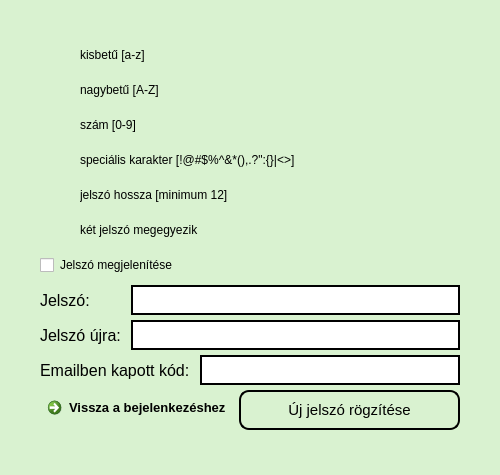
<?xml version="1.0" encoding="UTF-8"?>
<ui version="4.0">
 <class>new_password_form</class>
 <widget class="QWidget" name="new_password_form">
  <property name="geometry">
   <rect>
    <x>0</x>
    <y>0</y>
    <width>500</width>
    <height>475</height>
   </rect>
  </property>
  <property name="minimumSize">
   <size>
    <width>500</width>
    <height>475</height>
   </size>
  </property>
  <property name="maximumSize">
   <size>
    <width>500</width>
    <height>475</height>
   </size>
  </property>
  <property name="palette">
   <palette>
    <active>
     <colorrole role="Button">
      <brush brushstyle="SolidPattern">
       <color alpha="255">
        <red>217</red>
        <green>242</green>
        <blue>208</blue>
       </color>
      </brush>
     </colorrole>
     <colorrole role="Base">
      <brush brushstyle="SolidPattern">
       <color alpha="255">
        <red>255</red>
        <green>255</green>
        <blue>255</blue>
       </color>
      </brush>
     </colorrole>
     <colorrole role="Window">
      <brush brushstyle="SolidPattern">
       <color alpha="255">
        <red>217</red>
        <green>242</green>
        <blue>208</blue>
       </color>
      </brush>
     </colorrole>
    </active>
    <inactive>
     <colorrole role="Button">
      <brush brushstyle="SolidPattern">
       <color alpha="255">
        <red>217</red>
        <green>242</green>
        <blue>208</blue>
       </color>
      </brush>
     </colorrole>
     <colorrole role="Base">
      <brush brushstyle="SolidPattern">
       <color alpha="255">
        <red>255</red>
        <green>255</green>
        <blue>255</blue>
       </color>
      </brush>
     </colorrole>
     <colorrole role="Window">
      <brush brushstyle="SolidPattern">
       <color alpha="255">
        <red>217</red>
        <green>242</green>
        <blue>208</blue>
       </color>
      </brush>
     </colorrole>
    </inactive>
    <disabled>
     <colorrole role="Button">
      <brush brushstyle="SolidPattern">
       <color alpha="255">
        <red>217</red>
        <green>242</green>
        <blue>208</blue>
       </color>
      </brush>
     </colorrole>
     <colorrole role="Base">
      <brush brushstyle="SolidPattern">
       <color alpha="255">
        <red>217</red>
        <green>242</green>
        <blue>208</blue>
       </color>
      </brush>
     </colorrole>
     <colorrole role="Window">
      <brush brushstyle="SolidPattern">
       <color alpha="255">
        <red>217</red>
        <green>242</green>
        <blue>208</blue>
       </color>
      </brush>
     </colorrole>
    </disabled>
   </palette>
  </property>
  <property name="windowTitle">
   <string>Új jelszó megadása</string>
  </property>
  <layout class="QFormLayout" name="new_password_form_layout">
   <property name="horizontalSpacing">
    <number>10</number>
   </property>
   <property name="verticalSpacing">
    <number>5</number>
   </property>
   <property name="leftMargin">
    <number>40</number>
   </property>
   <property name="topMargin">
    <number>40</number>
   </property>
   <property name="rightMargin">
    <number>40</number>
   </property>
   <property name="bottomMargin">
    <number>40</number>
   </property>
   <item row="0" column="0" colspan="2">
    <widget class="QGroupBox" name="password_req_group_box">
     <property name="styleSheet">
      <string notr="true">border:none;</string>
     </property>
     <property name="title">
      <string/>
     </property>
     <layout class="QFormLayout" name="validation_form_layout">
      <property name="horizontalSpacing">
       <number>10</number>
      </property>
      <property name="verticalSpacing">
       <number>5</number>
      </property>
      <property name="leftMargin">
       <number>0</number>
      </property>
      <property name="topMargin">
       <number>0</number>
      </property>
      <property name="rightMargin">
       <number>0</number>
      </property>
      <property name="bottomMargin">
       <number>0</number>
      </property>
      <item row="0" column="0">
       <widget class="QLabel" name="small_letter_icon_label">
        <property name="minimumSize">
         <size>
          <width>30</width>
          <height>30</height>
         </size>
        </property>
        <property name="maximumSize">
         <size>
          <width>30</width>
          <height>30</height>
         </size>
        </property>
        <property name="text">
         <string/>
        </property>
       </widget>
      </item>
      <item row="0" column="1">
       <widget class="QLabel" name="small_letter_label">
        <property name="sizePolicy">
         <sizepolicy hsizetype="Preferred" vsizetype="Maximum">
          <horstretch>0</horstretch>
          <verstretch>0</verstretch>
         </sizepolicy>
        </property>
        <property name="minimumSize">
         <size>
          <width>0</width>
          <height>30</height>
         </size>
        </property>
        <property name="font">
         <font>
          <pointsize>9</pointsize>
         </font>
        </property>
        <property name="text">
         <string>kisbetű [a-z]</string>
        </property>
       </widget>
      </item>
      <item row="1" column="0">
       <widget class="QLabel" name="big_letter_icon_label">
        <property name="minimumSize">
         <size>
          <width>30</width>
          <height>30</height>
         </size>
        </property>
        <property name="maximumSize">
         <size>
          <width>30</width>
          <height>30</height>
         </size>
        </property>
        <property name="text">
         <string/>
        </property>
       </widget>
      </item>
      <item row="1" column="1">
       <widget class="QLabel" name="big_letter_label">
        <property name="sizePolicy">
         <sizepolicy hsizetype="Preferred" vsizetype="Maximum">
          <horstretch>0</horstretch>
          <verstretch>0</verstretch>
         </sizepolicy>
        </property>
        <property name="minimumSize">
         <size>
          <width>0</width>
          <height>30</height>
         </size>
        </property>
        <property name="font">
         <font>
          <pointsize>9</pointsize>
         </font>
        </property>
        <property name="text">
         <string>nagybetű [A-Z]</string>
        </property>
       </widget>
      </item>
      <item row="2" column="0">
       <widget class="QLabel" name="number_icon_label">
        <property name="minimumSize">
         <size>
          <width>30</width>
          <height>30</height>
         </size>
        </property>
        <property name="maximumSize">
         <size>
          <width>30</width>
          <height>30</height>
         </size>
        </property>
        <property name="text">
         <string/>
        </property>
       </widget>
      </item>
      <item row="2" column="1">
       <widget class="QLabel" name="number_letter">
        <property name="sizePolicy">
         <sizepolicy hsizetype="Preferred" vsizetype="Maximum">
          <horstretch>0</horstretch>
          <verstretch>0</verstretch>
         </sizepolicy>
        </property>
        <property name="minimumSize">
         <size>
          <width>0</width>
          <height>30</height>
         </size>
        </property>
        <property name="font">
         <font>
          <pointsize>9</pointsize>
         </font>
        </property>
        <property name="text">
         <string>szám [0-9]</string>
        </property>
       </widget>
      </item>
      <item row="3" column="0">
       <widget class="QLabel" name="special_character_icon_label">
        <property name="minimumSize">
         <size>
          <width>30</width>
          <height>30</height>
         </size>
        </property>
        <property name="maximumSize">
         <size>
          <width>30</width>
          <height>30</height>
         </size>
        </property>
        <property name="text">
         <string/>
        </property>
       </widget>
      </item>
      <item row="3" column="1">
       <widget class="QLabel" name="special_character_label">
        <property name="sizePolicy">
         <sizepolicy hsizetype="Preferred" vsizetype="Maximum">
          <horstretch>0</horstretch>
          <verstretch>0</verstretch>
         </sizepolicy>
        </property>
        <property name="minimumSize">
         <size>
          <width>0</width>
          <height>30</height>
         </size>
        </property>
        <property name="font">
         <font>
          <pointsize>9</pointsize>
         </font>
        </property>
        <property name="text">
         <string>speciális karakter [!@#$%^&amp;*(),.?&quot;:{}|&lt;&gt;]</string>
        </property>
       </widget>
      </item>
      <item row="4" column="0">
       <widget class="QLabel" name="password_length_icon_label">
        <property name="minimumSize">
         <size>
          <width>30</width>
          <height>30</height>
         </size>
        </property>
        <property name="maximumSize">
         <size>
          <width>30</width>
          <height>30</height>
         </size>
        </property>
        <property name="text">
         <string/>
        </property>
       </widget>
      </item>
      <item row="4" column="1">
       <widget class="QLabel" name="password_length_label">
        <property name="sizePolicy">
         <sizepolicy hsizetype="Preferred" vsizetype="Maximum">
          <horstretch>0</horstretch>
          <verstretch>0</verstretch>
         </sizepolicy>
        </property>
        <property name="minimumSize">
         <size>
          <width>0</width>
          <height>30</height>
         </size>
        </property>
        <property name="font">
         <font>
          <pointsize>9</pointsize>
         </font>
        </property>
        <property name="text">
         <string>jelszó hossza [minimum 12]</string>
        </property>
       </widget>
      </item>
      <item row="5" column="0">
       <widget class="QLabel" name="password_repeat_icon_label">
        <property name="minimumSize">
         <size>
          <width>30</width>
          <height>30</height>
         </size>
        </property>
        <property name="maximumSize">
         <size>
          <width>30</width>
          <height>30</height>
         </size>
        </property>
        <property name="text">
         <string/>
        </property>
       </widget>
      </item>
      <item row="5" column="1">
       <widget class="QLabel" name="password_repeat_label">
        <property name="sizePolicy">
         <sizepolicy hsizetype="Preferred" vsizetype="Maximum">
          <horstretch>0</horstretch>
          <verstretch>0</verstretch>
         </sizepolicy>
        </property>
        <property name="minimumSize">
         <size>
          <width>0</width>
          <height>30</height>
         </size>
        </property>
        <property name="font">
         <font>
          <pointsize>9</pointsize>
         </font>
        </property>
        <property name="text">
         <string>két jelszó megegyezik</string>
        </property>
       </widget>
      </item>
      <item row="6" column="0" colspan="2">
       <widget class="QCheckBox" name="show_password_check_box">
        <property name="sizePolicy">
         <sizepolicy hsizetype="Minimum" vsizetype="Maximum">
          <horstretch>0</horstretch>
          <verstretch>0</verstretch>
         </sizepolicy>
        </property>
        <property name="minimumSize">
         <size>
          <width>0</width>
          <height>30</height>
         </size>
        </property>
        <property name="font">
         <font>
          <pointsize>9</pointsize>
         </font>
        </property>
        <property name="text">
         <string>Jelszó megjelenítése</string>
        </property>
       </widget>
      </item>
     </layout>
    </widget>
   </item>
   <item row="1" column="0" colspan="2">
    <widget class="QGroupBox" name="new_password_group_box">
     <property name="sizePolicy">
      <sizepolicy hsizetype="Preferred" vsizetype="Preferred">
       <horstretch>0</horstretch>
       <verstretch>0</verstretch>
      </sizepolicy>
     </property>
     <property name="styleSheet">
      <string notr="true">border:none</string>
     </property>
     <property name="title">
      <string/>
     </property>
     <layout class="QFormLayout" name="password_form_layout">
      <property name="horizontalSpacing">
       <number>10</number>
      </property>
      <property name="verticalSpacing">
       <number>5</number>
      </property>
      <property name="leftMargin">
       <number>0</number>
      </property>
      <property name="topMargin">
       <number>0</number>
      </property>
      <property name="rightMargin">
       <number>0</number>
      </property>
      <property name="bottomMargin">
       <number>0</number>
      </property>
      <item row="0" column="0">
       <widget class="QLabel" name="new_password_label">
        <property name="font">
         <font>
          <pointsize>12</pointsize>
         </font>
        </property>
        <property name="text">
         <string>Jelszó:</string>
        </property>
       </widget>
      </item>
      <item row="1" column="0">
       <widget class="QLabel" name="new_password_repeat_label">
        <property name="font">
         <font>
          <pointsize>12</pointsize>
         </font>
        </property>
        <property name="text">
         <string>Jelszó újra:</string>
        </property>
       </widget>
      </item>
      <item row="0" column="1">
       <widget class="QLineEdit" name="new_password_line_edit">
        <property name="sizePolicy">
         <sizepolicy hsizetype="Expanding" vsizetype="Maximum">
          <horstretch>0</horstretch>
          <verstretch>0</verstretch>
         </sizepolicy>
        </property>
        <property name="minimumSize">
         <size>
          <width>0</width>
          <height>30</height>
         </size>
        </property>
        <property name="font">
         <font>
          <pointsize>12</pointsize>
         </font>
        </property>
        <property name="styleSheet">
         <string notr="true">border: 2px solid black;</string>
        </property>
        <property name="text">
         <string/>
        </property>
        <property name="maxLength">
         <number>50</number>
        </property>
       </widget>
      </item>
      <item row="1" column="1">
       <widget class="QLineEdit" name="new_password_repeat_line_edit">
        <property name="sizePolicy">
         <sizepolicy hsizetype="Expanding" vsizetype="Preferred">
          <horstretch>0</horstretch>
          <verstretch>0</verstretch>
         </sizepolicy>
        </property>
        <property name="minimumSize">
         <size>
          <width>0</width>
          <height>30</height>
         </size>
        </property>
        <property name="font">
         <font>
          <pointsize>12</pointsize>
         </font>
        </property>
        <property name="styleSheet">
         <string notr="true">border: 2px solid black;</string>
        </property>
        <property name="text">
         <string/>
        </property>
        <property name="maxLength">
         <number>50</number>
        </property>
       </widget>
      </item>
     </layout>
    </widget>
   </item>
   <item row="2" column="0" colspan="2">
    <widget class="QGroupBox" name="code_group_box">
     <property name="sizePolicy">
      <sizepolicy hsizetype="Preferred" vsizetype="Preferred">
       <horstretch>0</horstretch>
       <verstretch>0</verstretch>
      </sizepolicy>
     </property>
     <property name="styleSheet">
      <string notr="true">border:none</string>
     </property>
     <property name="title">
      <string/>
     </property>
     <layout class="QHBoxLayout" name="id_horizontal_layout">
      <property name="spacing">
       <number>10</number>
      </property>
      <property name="leftMargin">
       <number>0</number>
      </property>
      <property name="topMargin">
       <number>0</number>
      </property>
      <property name="rightMargin">
       <number>0</number>
      </property>
      <property name="bottomMargin">
       <number>0</number>
      </property>
      <item>
       <widget class="QLabel" name="email_validation_code_label">
        <property name="font">
         <font>
          <pointsize>12</pointsize>
         </font>
        </property>
        <property name="text">
         <string>Emailben kapott kód:</string>
        </property>
       </widget>
      </item>
      <item>
       <widget class="QLineEdit" name="id_line_edit">
        <property name="sizePolicy">
         <sizepolicy hsizetype="Expanding" vsizetype="Preferred">
          <horstretch>0</horstretch>
          <verstretch>0</verstretch>
         </sizepolicy>
        </property>
        <property name="minimumSize">
         <size>
          <width>0</width>
          <height>30</height>
         </size>
        </property>
        <property name="font">
         <font>
          <pointsize>12</pointsize>
         </font>
        </property>
        <property name="styleSheet">
         <string notr="true">border: 2px solid black;</string>
        </property>
        <property name="text">
         <string/>
        </property>
        <property name="maxLength">
         <number>24</number>
        </property>
       </widget>
      </item>
     </layout>
    </widget>
   </item>
   <item row="3" column="0">
    <widget class="QCommandLinkButton" name="back_to_login_cmd_link_btn">
     <property name="minimumSize">
      <size>
       <width>0</width>
       <height>40</height>
      </size>
     </property>
     <property name="maximumSize">
      <size>
       <width>16777215</width>
       <height>16777215</height>
      </size>
     </property>
     <property name="font">
      <font>
       <family>Segoe UI</family>
       <pointsize>10</pointsize>
      </font>
     </property>
     <property name="cursor">
      <cursorShape>PointingHandCursor</cursorShape>
     </property>
     <property name="layoutDirection">
      <enum>Qt::RightToLeft</enum>
     </property>
     <property name="text">
      <string>Vissza a bejelenkezéshez</string>
     </property>
    </widget>
   </item>
   <item row="3" column="1">
    <widget class="QPushButton" name="new_password_btn">
     <property name="sizePolicy">
      <sizepolicy hsizetype="Preferred" vsizetype="Preferred">
       <horstretch>0</horstretch>
       <verstretch>0</verstretch>
      </sizepolicy>
     </property>
     <property name="minimumSize">
      <size>
       <width>0</width>
       <height>40</height>
      </size>
     </property>
     <property name="font">
      <font>
       <pointsize>11</pointsize>
      </font>
     </property>
     <property name="cursor">
      <cursorShape>PointingHandCursor</cursorShape>
     </property>
     <property name="styleSheet">
      <string notr="true">background-color: #D9F2D0; border: 2px solid black; border-radius:10; padding-left:20px;padding-right:20px</string>
     </property>
     <property name="text">
      <string>Új jelszó rögzítése</string>
     </property>
    </widget>
   </item>
  </layout>
 </widget>
 <resources/>
 <connections/>
</ui>
